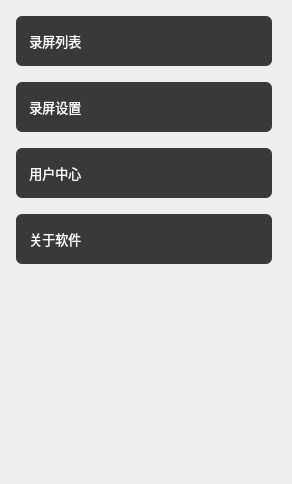
    <widget class="QWidget" name="SideBar" native="true">
     <property name="geometry">
      <rect>
       <x>0</x>
       <y>0</y>
       <width>292</width>
       <height>484</height>
      </rect>
     </property>
     <property name="mouseTracking">
      <bool>true</bool>
     </property>
     <property name="focusPolicy">
      <enum>Qt::ClickFocus</enum>
     </property>
     <property name="styleSheet">
      <string notr="true">QWidget#SideBar{
background-color: #2d2d2d;
border-radius: 4px;
}</string>
     </property>
     <widget class="QPushButton" name="UserBtn">
      <property name="geometry">
       <rect>
        <x>16</x>
        <y>148</y>
        <width>256</width>
        <height>50</height>
       </rect>
      </property>
      <property name="font">
       <font>
        <family>Sans Serif</family>
        <pointsize>10</pointsize>
       </font>
      </property>
      <property name="styleSheet">
       <string notr="true">border: 0px;
background-color:#393939;
color: rgb(255, 255, 255);
border-radius: 6px;
text-align:left center;
padding-left:10px;
</string>
      </property>
      <property name="text">
       <string> 用户中心</string>
      </property>
      <property name="icon">
       <iconset resource="../data/src.qrc">
        <normaloff>:/images/usericon.svg</normaloff>:/images/usericon.svg</iconset>
      </property>
     </widget>
     <widget class="QPushButton" name="ListBtn">
      <property name="geometry">
       <rect>
        <x>16</x>
        <y>16</y>
        <width>256</width>
        <height>50</height>
       </rect>
      </property>
      <property name="font">
       <font>
        <family>Sans Serif</family>
        <pointsize>10</pointsize>
       </font>
      </property>
      <property name="styleSheet">
       <string notr="true">QPushButton#ListBtn{
border: 0px;
background-color:#393939;
color: rgb(255, 255, 255);
border-radius: 6px;
text-align:left center;
padding-left:10px;
}
</string>
      </property>
      <property name="text">
       <string> 录屏列表</string>
      </property>
      <property name="icon">
       <iconset resource="../data/src.qrc">
        <normaloff>:/images/listicon.svg</normaloff>:/images/listicon.svg</iconset>
      </property>
     </widget>
     <widget class="QPushButton" name="ConfigBtn">
      <property name="geometry">
       <rect>
        <x>16</x>
        <y>82</y>
        <width>256</width>
        <height>50</height>
       </rect>
      </property>
      <property name="font">
       <font>
        <family>Sans Serif</family>
        <pointsize>10</pointsize>
       </font>
      </property>
      <property name="styleSheet">
       <string notr="true">border: 0px;
background-color:#393939;
color: rgb(255, 255, 255);
border-radius: 6px;
text-align:left center;
padding-left:10px;
</string>
      </property>
      <property name="text">
       <string> 录屏设置</string>
      </property>
      <property name="icon">
       <iconset resource="../data/src.qrc">
        <normaloff>:/images/configicon.svg</normaloff>:/images/configicon.svg</iconset>
      </property>
     </widget>
     <widget class="QLabel" name="userArrow">
      <property name="geometry">
       <rect>
        <x>255</x>
        <y>168</y>
        <width>8</width>
        <height>10</height>
       </rect>
      </property>
      <property name="styleSheet">
       <string notr="true">image: url(:/images/rightArrow.svg);</string>
      </property>
      <property name="text">
       <string/>
      </property>
     </widget>
     <widget class="QLabel" name="listArrow">
      <property name="geometry">
       <rect>
        <x>255</x>
        <y>36</y>
        <width>8</width>
        <height>10</height>
       </rect>
      </property>
      <property name="styleSheet">
       <string notr="true">image: url(:/images/rightArrow.svg);</string>
      </property>
      <property name="text">
       <string/>
      </property>
     </widget>
     <widget class="QLabel" name="configArrow">
      <property name="geometry">
       <rect>
        <x>255</x>
        <y>102</y>
        <width>8</width>
        <height>10</height>
       </rect>
      </property>
      <property name="styleSheet">
       <string notr="true">image: url(:/images/rightArrow.svg);</string>
      </property>
      <property name="text">
       <string/>
      </property>
     </widget>
     <widget class="QPushButton" name="AboutBtn">
      <property name="geometry">
       <rect>
        <x>16</x>
        <y>214</y>
        <width>256</width>
        <height>50</height>
       </rect>
      </property>
      <property name="font">
       <font>
        <family>Sans Serif</family>
        <pointsize>10</pointsize>
       </font>
      </property>
      <property name="styleSheet">
       <string notr="true">border: 0px;
background-color:#393939;
color: rgb(255, 255, 255);
border-radius: 6px;
text-align:left center;
padding-left:10px;
</string>
      </property>
      <property name="text">
       <string> 关于软件</string>
      </property>
      <property name="icon">
       <iconset resource="../data/src.qrc">
        <normaloff>:/images/usericon.svg</normaloff>:/images/usericon.svg</iconset>
      </property>
     </widget>
     <widget class="QLabel" name="aboutArrow">
      <property name="geometry">
       <rect>
        <x>255</x>
        <y>234</y>
        <width>8</width>
        <height>10</height>
       </rect>
      </property>
      <property name="styleSheet">
       <string notr="true">image: url(:/images/rightArrow.svg);</string>
      </property>
      <property name="text">
       <string/>
      </property>
     </widget>
    </widget>
